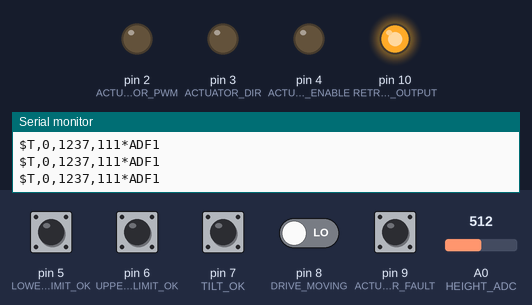
Bench run of a sketch on a simulated Arduino Uno, built with avr-gcc and run on an emulated ATmega328P. Parts: output pins drawn as LEDs (lit = HIGH), the last lines printed to the serial monitor. The inputs (shaded band) are chosen by the test bench; at power-on: pin 5 (LOWER_LIMIT_OK), pin 6 (UPPER_LIMIT_OK), pin 7 (TILT_OK), pin 9 (ACTUATOR_FAULT) HIGH, pin 8 (DRIVE_MOVING) LOW, A0 (HEIGHT_ADC) = 512.

Above: at 1.2 s.
1.3 s: A0 (HEIGHT_ADC) set to 352
3.2 s: A0 (HEIGHT_ADC) set to 332
At 4.0 s:
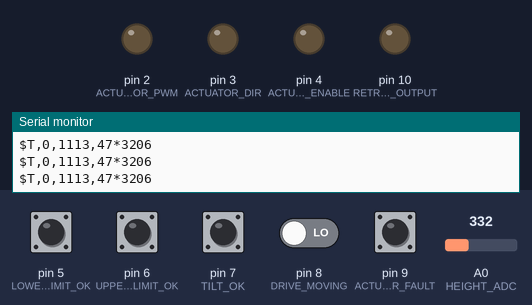
9.5 s: A0 (HEIGHT_ADC) set to 511
At 10.1 s:
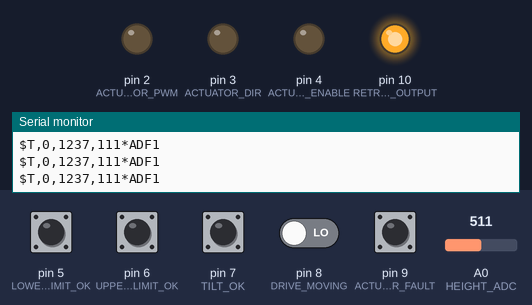
Timing chart, 0 to 12.0 s (numbered marks = the images above; inputs shaded):
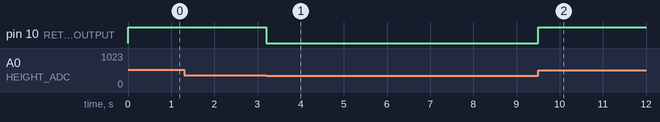

The sketch:

mast_controller.ino
```cpp
// OpenPatrol Sentinel Rev-A mast controller
// Apache-2.0 software. Upper/lower limits and tilt remain hardwired to actuator enable.
#include <Arduino.h>

// Verify pins and active levels against the selected RP2040 board and isolator board.
static const uint8_t ACTUATOR_PWM=2, ACTUATOR_DIR=3, ACTUATOR_ENABLE=4;
static const uint8_t LOWER_LIMIT_OK=5, UPPER_LIMIT_OK=6, TILT_OK=7;
static const uint8_t DRIVE_MOVING=8, ACTUATOR_FAULT=9, RETRACTED_OK_OUTPUT=10;
static const uint8_t HEIGHT_ADC=A0;
static const uint32_t BAUD=115200;
static const uint32_t COMMAND_TIMEOUT_MS=500;
static const uint32_t CONTROL_PERIOD_MS=20;
static const uint32_t STATUS_PERIOD_MS=50;
static const int MIN_HEIGHT_MM=980, MAX_HEIGHT_MM=1500, EXTENDED_THRESHOLD_MM=1120;
static const int HEIGHT_ADC_AT_MIN=140, HEIGHT_ADC_AT_MAX=890; // MEASURE on the assembled mast.
static const int HEIGHT_ADC_MARGIN=60;
static const int POSITION_DEADBAND_MM=6;
static const int ACTUATOR_PWM_VALUE=180;

uint32_t lastCommandMs=0,lastControlMs=0,lastStatusMs=0,lastSequence=0;
int targetHeightMm=MIN_HEIGHT_MM;
bool commandEnabled=false;
char lineBuffer[128]; size_t lineLength=0;

uint16_t crc16(const uint8_t* data,size_t length){
  uint16_t crc=0xFFFF;
  for(size_t i=0;i<length;i++){
    crc^=(uint16_t)data[i]<<8;
    for(uint8_t bit=0;bit<8;bit++) crc=(crc&0x8000)?(uint16_t)((crc<<1)^0x1021):(uint16_t)(crc<<1);
  }
  return crc;
}
bool lowerLimitOk(){return digitalRead(LOWER_LIMIT_OK)==LOW;}
bool upperLimitOk(){return digitalRead(UPPER_LIMIT_OK)==LOW;}
bool tiltOk(){return digitalRead(TILT_OK)==LOW;}
bool driveMoving(){return digitalRead(DRIVE_MOVING)==LOW;}
bool actuatorFaulted(){return digitalRead(ACTUATOR_FAULT)==LOW;}
int heightRaw(){return analogRead(HEIGHT_ADC);}
bool heightSensorValid(int raw){
  return raw>=HEIGHT_ADC_AT_MIN-HEIGHT_ADC_MARGIN && raw<=HEIGHT_ADC_AT_MAX+HEIGHT_ADC_MARGIN;
}
int heightMmFromRaw(int raw){
  long value=map(raw,HEIGHT_ADC_AT_MIN,HEIGHT_ADC_AT_MAX,MIN_HEIGHT_MM,MAX_HEIGHT_MM);
  return constrain((int)value,MIN_HEIGHT_MM,MAX_HEIGHT_MM);
}
void publishRetractedOk(int current,bool sensorValid){
  // Active-low fail-safe confirmation. High/open means extended OR unknown.
  bool confirmedRetracted=sensorValid && current<EXTENDED_THRESHOLD_MM;
  digitalWrite(RETRACTED_OK_OUTPUT,confirmedRetracted?LOW:HIGH);
}
void stopMast(){analogWrite(ACTUATOR_PWM,0);digitalWrite(ACTUATOR_ENABLE,LOW);}
void driveMast(bool up){
  digitalWrite(ACTUATOR_DIR,up?HIGH:LOW);
  digitalWrite(ACTUATOR_ENABLE,HIGH);
  analogWrite(ACTUATOR_PWM,ACTUATOR_PWM_VALUE);
}
bool parseCommand(char* line){
  if(line[0]!='$') return false;
  char* star=strrchr(line,'*'); if(!star || strlen(star+1)!=4) return false;
  *star='\0'; uint16_t claimed=(uint16_t)strtoul(star+1,nullptr,16);
  const char* payload=line+1; if(crc16((const uint8_t*)payload,strlen(payload))!=claimed) return false;
  char kind=0; unsigned long seq=0; long target=0; int enabled=0;
  if(sscanf(payload,"%c,%lu,%ld,%d",&kind,&seq,&target,&enabled)!=4 || kind!='M') return false;
  if(target<MIN_HEIGHT_MM || target>MAX_HEIGHT_MM || (enabled!=0 && enabled!=1)) return false;
  lastSequence=(uint32_t)seq; targetHeightMm=(int)target; commandEnabled=enabled==1; lastCommandMs=millis(); return true;
}
void readSerial(){
  while(Serial.available()){
    char c=(char)Serial.read();
    if(c=='\n'){lineBuffer[lineLength]='\0';parseCommand(lineBuffer);lineLength=0;}
    else if(c!='\r'){if(lineLength<sizeof(lineBuffer)-1) lineBuffer[lineLength++]=c;else lineLength=0;}
  }
}
void controlStep(){
  uint32_t now=millis(); if(now-lastControlMs<CONTROL_PERIOD_MS) return; lastControlMs=now;
  int raw=heightRaw(); bool sensorValid=heightSensorValid(raw); int current=heightMmFromRaw(raw);
  bool timedOut=now-lastCommandMs>COMMAND_TIMEOUT_MS;
  bool safe=commandEnabled && !timedOut && tiltOk() && !driveMoving() && !actuatorFaulted() && sensorValid;
  if(!safe){stopMast();publishRetractedOk(current,sensorValid);return;}
  int error=targetHeightMm-current;
  if(abs(error)<=POSITION_DEADBAND_MM){stopMast();}
  else if(error>0){if(upperLimitOk()) driveMast(true); else stopMast();}
  else {if(lowerLimitOk()) driveMast(false); else stopMast();}
  publishRetractedOk(current,sensorValid);
}
void sendStatus(){
  uint32_t now=millis(); if(now-lastStatusMs<STATUS_PERIOD_MS) return; lastStatusMs=now;
  int raw=heightRaw(); bool sensorValid=heightSensorValid(raw); int current=heightMmFromRaw(raw);
  uint16_t flags=0;
  if(!lowerLimitOk()) flags|=1; if(!upperLimitOk()) flags|=2;
  if(now-lastCommandMs>COMMAND_TIMEOUT_MS) flags|=4; if(!tiltOk()) flags|=8;
  if(actuatorFaulted()) flags|=16; if(driveMoving()) flags|=32; if(current>=EXTENDED_THRESHOLD_MM) flags|=64;
  if(!sensorValid) flags|=128;
  char payload[80]; snprintf(payload,sizeof(payload),"T,%lu,%d,%u",(unsigned long)lastSequence,current,(unsigned)flags);
  Serial.print('$');Serial.print(payload);Serial.print('*');char crcText[5];snprintf(crcText,sizeof(crcText),"%04X",crc16((const uint8_t*)payload,strlen(payload)));Serial.println(crcText);
}
void setup(){
  Serial.begin(BAUD);
  pinMode(ACTUATOR_PWM,OUTPUT);pinMode(ACTUATOR_DIR,OUTPUT);pinMode(ACTUATOR_ENABLE,OUTPUT);
  pinMode(LOWER_LIMIT_OK,INPUT_PULLUP);pinMode(UPPER_LIMIT_OK,INPUT_PULLUP);pinMode(TILT_OK,INPUT_PULLUP);
  pinMode(DRIVE_MOVING,INPUT_PULLUP);pinMode(ACTUATOR_FAULT,INPUT_PULLUP);pinMode(RETRACTED_OK_OUTPUT,OUTPUT);
  stopMast();digitalWrite(RETRACTED_OK_OUTPUT,HIGH);lastCommandMs=millis();
}
void loop(){readSerial();controlStep();sendStatus();}
```

Measured:
- the behaviour switches between 342 and 341 on A0 (HEIGHT_ADC) (found by bisection; images 0 and 1)
- after the input at 3.2 s, pin 10 (RETRACTED_OK_OUTPUT): HIGH → LOW at once
- after the input at 9.5 s, pin 10 (RETRACTED_OK_OUTPUT): LOW → HIGH at once
